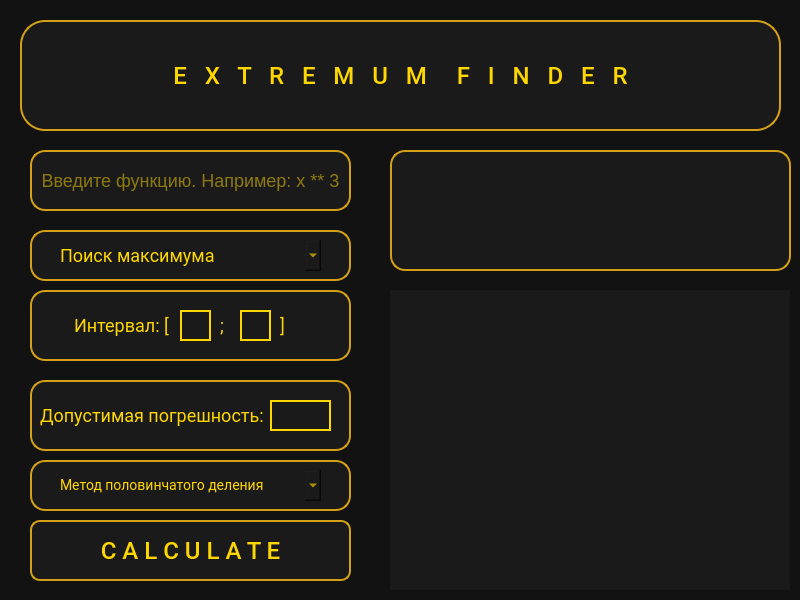
<?xml version="1.0" encoding="UTF-8"?>
<ui version="4.0">
 <class>MainWindow</class>
 <widget class="QMainWindow" name="MainWindow">
  <property name="geometry">
   <rect>
    <x>0</x>
    <y>0</y>
    <width>800</width>
    <height>600</height>
   </rect>
  </property>
  <property name="minimumSize">
   <size>
    <width>800</width>
    <height>600</height>
   </size>
  </property>
  <property name="maximumSize">
   <size>
    <width>800</width>
    <height>600</height>
   </size>
  </property>
  <property name="windowTitle">
   <string>MainWindow</string>
  </property>
  <widget class="QWidget" name="centralwidget">
   <property name="styleSheet">
    <string notr="true">background: #121212</string>
   </property>
   <widget class="QLabel" name="Articule">
    <property name="geometry">
     <rect>
      <x>20</x>
      <y>20</y>
      <width>761</width>
      <height>111</height>
     </rect>
    </property>
    <property name="minimumSize">
     <size>
      <width>200</width>
      <height>100</height>
     </size>
    </property>
    <property name="maximumSize">
     <size>
      <width>2000</width>
      <height>1000000</height>
     </size>
    </property>
    <property name="styleSheet">
     <string notr="true">background: #1A1A1A;
border: 2px solid #D4A017;
border-radius: 25px;
color: #FFD700;
font-size: 24px;
font-family: Roboto;
font-weight: 500</string>
    </property>
    <property name="text">
     <string>E   X   T   R   E   M   U   M     F   I   N   D   E   R</string>
    </property>
    <property name="alignment">
     <set>Qt::AlignCenter</set>
    </property>
   </widget>
   <widget class="QLabel" name="Graph">
    <property name="geometry">
     <rect>
      <x>390</x>
      <y>290</y>
      <width>400</width>
      <height>300</height>
     </rect>
    </property>
    <property name="minimumSize">
     <size>
      <width>400</width>
      <height>300</height>
     </size>
    </property>
    <property name="maximumSize">
     <size>
      <width>400</width>
      <height>300</height>
     </size>
    </property>
    <property name="styleSheet">
     <string notr="true">background: #1A1A1A;</string>
    </property>
    <property name="text">
     <string/>
    </property>
   </widget>
   <widget class="QLabel" name="Result">
    <property name="geometry">
     <rect>
      <x>390</x>
      <y>150</y>
      <width>401</width>
      <height>121</height>
     </rect>
    </property>
    <property name="minimumSize">
     <size>
      <width>0</width>
      <height>0</height>
     </size>
    </property>
    <property name="maximumSize">
     <size>
      <width>400000</width>
      <height>100000</height>
     </size>
    </property>
    <property name="styleSheet">
     <string notr="true">background: #1A1A1A;
border: 2px solid #D4A017;
border-radius: 15px;
color: #FFD700;
padding: 15px;
font-size: 18px;</string>
    </property>
    <property name="text">
     <string/>
    </property>
    <property name="alignment">
     <set>Qt::AlignLeading|Qt::AlignLeft|Qt::AlignTop</set>
    </property>
   </widget>
   <widget class="QLineEdit" name="FuncInput">
    <property name="enabled">
     <bool>true</bool>
    </property>
    <property name="geometry">
     <rect>
      <x>30</x>
      <y>150</y>
      <width>321</width>
      <height>61</height>
     </rect>
    </property>
    <property name="autoFillBackground">
     <bool>false</bool>
    </property>
    <property name="styleSheet">
     <string notr="true">background: #1A1A1A;
border: 2px solid #D4A017;
border-radius: 15px;
color: #FFD700;
font-size: 18px;</string>
    </property>
    <property name="alignment">
     <set>Qt::AlignCenter</set>
    </property>
    <property name="placeholderText">
     <string>Введите функцию. Например: x ** 3</string>
    </property>
    <property name="clearButtonEnabled">
     <bool>false</bool>
    </property>
   </widget>
   <widget class="QGroupBox" name="Interval">
    <property name="geometry">
     <rect>
      <x>30</x>
      <y>290</y>
      <width>321</width>
      <height>71</height>
     </rect>
    </property>
    <property name="styleSheet">
     <string notr="true">background: #1A1A1A;
border: 2px solid #D4A017;
border-radius: 15px;
color: #FFD700;</string>
    </property>
    <property name="title">
     <string/>
    </property>
    <widget class="QLabel" name="Interval1">
     <property name="geometry">
      <rect>
       <x>40</x>
       <y>20</y>
       <width>121</width>
       <height>31</height>
      </rect>
     </property>
     <property name="styleSheet">
      <string notr="true">background: #1A1A1A;
color: #FFD700;
border: 0px solid red;
font-size: 18px;
font-family: Roboto;
margin-right: 20px</string>
     </property>
     <property name="text">
      <string>Интервал: [ </string>
     </property>
    </widget>
    <widget class="QLineEdit" name="LeftIntervalInput">
     <property name="geometry">
      <rect>
       <x>150</x>
       <y>20</y>
       <width>31</width>
       <height>31</height>
      </rect>
     </property>
     <property name="styleSheet">
      <string notr="true">border-color: #FFD700;
font-size: 16px;
border-radius: 0px;</string>
     </property>
    </widget>
    <widget class="QLineEdit" name="RightIntervalInput">
     <property name="geometry">
      <rect>
       <x>210</x>
       <y>20</y>
       <width>31</width>
       <height>31</height>
      </rect>
     </property>
     <property name="styleSheet">
      <string notr="true">border-color: #FFD700;
font-size: 16px;
border-radius: 0px;</string>
     </property>
    </widget>
    <widget class="QLabel" name="Interval3">
     <property name="geometry">
      <rect>
       <x>250</x>
       <y>20</y>
       <width>21</width>
       <height>31</height>
      </rect>
     </property>
     <property name="styleSheet">
      <string notr="true">background: #1A1A1A;
color: #FFD700;
border: 0px solid red;
font-size: 18px;
font-family: Roboto</string>
     </property>
     <property name="text">
      <string>]</string>
     </property>
    </widget>
    <widget class="QLabel" name="Interval2">
     <property name="geometry">
      <rect>
       <x>190</x>
       <y>20</y>
       <width>16</width>
       <height>31</height>
      </rect>
     </property>
     <property name="styleSheet">
      <string notr="true">background: #1A1A1A;
color: #FFD700;
border: 0px solid red;
font-size: 18px;
font-family: Roboto</string>
     </property>
     <property name="text">
      <string>;</string>
     </property>
    </widget>
   </widget>
   <widget class="QGroupBox" name="Epsilon">
    <property name="geometry">
     <rect>
      <x>30</x>
      <y>380</y>
      <width>321</width>
      <height>71</height>
     </rect>
    </property>
    <property name="styleSheet">
     <string notr="true">background: #1A1A1A;
border: 2px solid #D4A017;
border-radius: 15px;
color: #FFD700;</string>
    </property>
    <property name="title">
     <string/>
    </property>
    <widget class="QLabel" name="Epsilon1">
     <property name="geometry">
      <rect>
       <x>10</x>
       <y>20</y>
       <width>261</width>
       <height>31</height>
      </rect>
     </property>
     <property name="styleSheet">
      <string notr="true">background: #1A1A1A;
color: #FFD700;
border: 0px solid red;
font-size: 18px;
font-family: Roboto</string>
     </property>
     <property name="text">
      <string>Допустимая погрешность:</string>
     </property>
    </widget>
    <widget class="QLineEdit" name="EpsilonInput">
     <property name="geometry">
      <rect>
       <x>240</x>
       <y>20</y>
       <width>61</width>
       <height>31</height>
      </rect>
     </property>
     <property name="styleSheet">
      <string notr="true">border-color: #FFD700;
font-size: 16px;
border-radius: 0px;</string>
     </property>
    </widget>
   </widget>
   <widget class="QPushButton" name="StartEngine">
    <property name="enabled">
     <bool>true</bool>
    </property>
    <property name="geometry">
     <rect>
      <x>30</x>
      <y>520</y>
      <width>321</width>
      <height>61</height>
     </rect>
    </property>
    <property name="styleSheet">
     <string notr="true">QPushButton {
	background: #1A1A1A;
	border: 2px solid #D4A017;
	border-radius: 10px;
	color: #FFD700;
	font-size: 24px;
	font-family: Roboto;
	font-weight: 500;
	transition: all 0.3s ease;
}

QPushButton:pressed {
	background: #D4A017;
	color: #1A1A1A;
}</string>
    </property>
    <property name="text">
     <string>C A L C U L A T E</string>
    </property>
   </widget>
   <widget class="QGroupBox" name="MinOrMax">
    <property name="geometry">
     <rect>
      <x>30</x>
      <y>230</y>
      <width>321</width>
      <height>51</height>
     </rect>
    </property>
    <property name="styleSheet">
     <string notr="true">background: #1A1A1A;
border: 2px solid #D4A017;
border-radius: 15px;
color: #FFD700;</string>
    </property>
    <property name="title">
     <string/>
    </property>
    <widget class="QComboBox" name="MinMaxInput">
     <property name="geometry">
      <rect>
       <x>20</x>
       <y>10</y>
       <width>271</width>
       <height>31</height>
      </rect>
     </property>
     <property name="focusPolicy">
      <enum>Qt::WheelFocus</enum>
     </property>
     <property name="styleSheet">
      <string notr="true">background: #1A1A1A;
border: 0px solid #D4A017;
border-radius: 25px;
color: #FFD700;
font-size: 18px;
font-family: Roboto;
padding-left: 10px;</string>
     </property>
     <property name="frame">
      <bool>false</bool>
     </property>
     <item>
      <property name="text">
       <string>Поиск максимума</string>
      </property>
     </item>
     <item>
      <property name="text">
       <string>Поиск минимума</string>
      </property>
     </item>
    </widget>
   </widget>
   <widget class="QGroupBox" name="Method">
    <property name="geometry">
     <rect>
      <x>30</x>
      <y>460</y>
      <width>321</width>
      <height>51</height>
     </rect>
    </property>
    <property name="styleSheet">
     <string notr="true">background: #1A1A1A;
border: 2px solid #D4A017;
border-radius: 15px;
color: #FFD700;</string>
    </property>
    <property name="title">
     <string/>
    </property>
    <widget class="QComboBox" name="MethodInput">
     <property name="geometry">
      <rect>
       <x>20</x>
       <y>10</y>
       <width>271</width>
       <height>31</height>
      </rect>
     </property>
     <property name="focusPolicy">
      <enum>Qt::WheelFocus</enum>
     </property>
     <property name="styleSheet">
      <string notr="true">background: #1A1A1A;
border: 0px solid #D4A017;
border-radius: 25px;
color: #FFD700;
font-size: 14px;
font-family: Roboto;
padding-left: 10px;</string>
     </property>
     <property name="frame">
      <bool>false</bool>
     </property>
     <item>
      <property name="text">
       <string>Метод половинчатого деления</string>
      </property>
     </item>
     <item>
      <property name="text">
       <string>Метод золотого сечения</string>
      </property>
     </item>
     <item>
      <property name="text">
       <string>Метод чисел Фиббоначи</string>
      </property>
     </item>
    </widget>
   </widget>
  </widget>
 </widget>
 <resources/>
 <connections/>
</ui>
